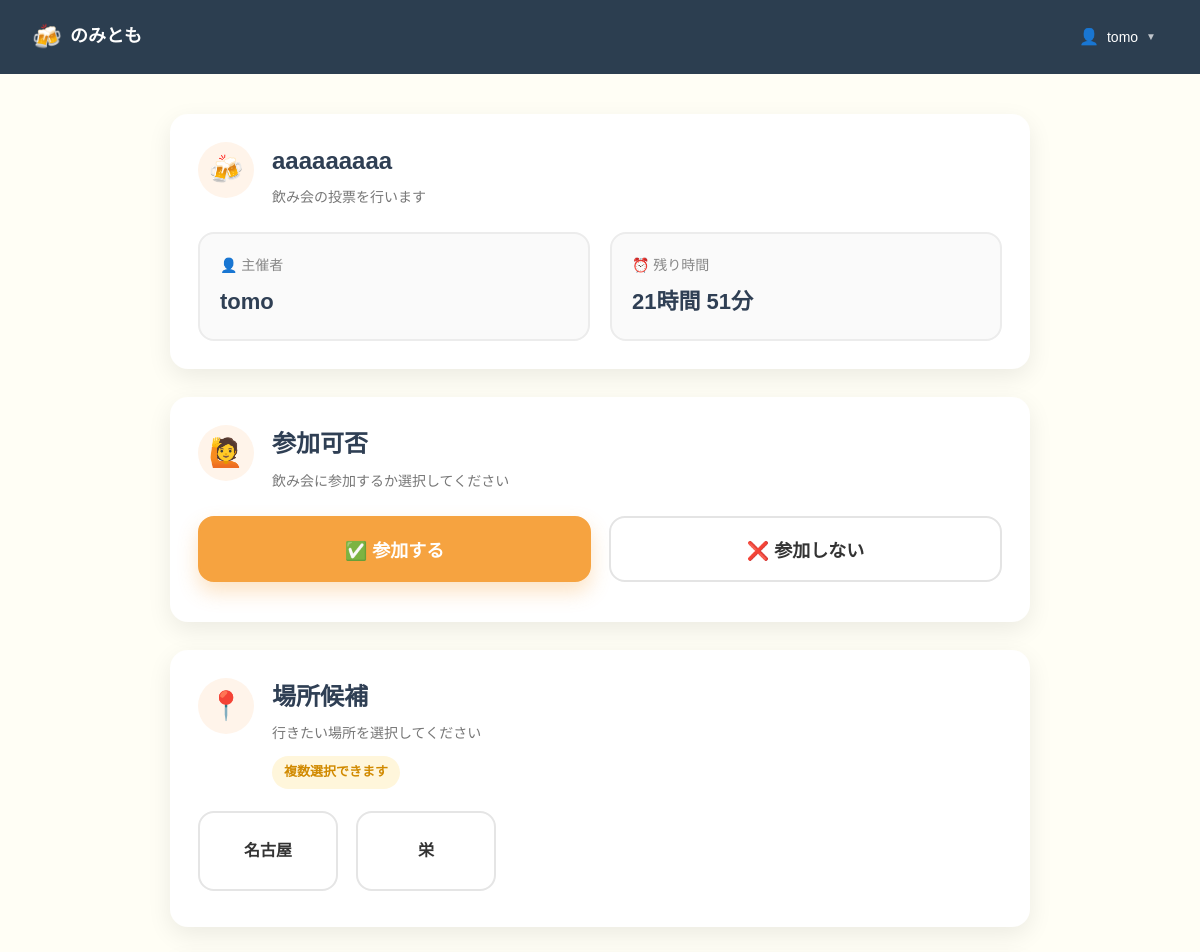
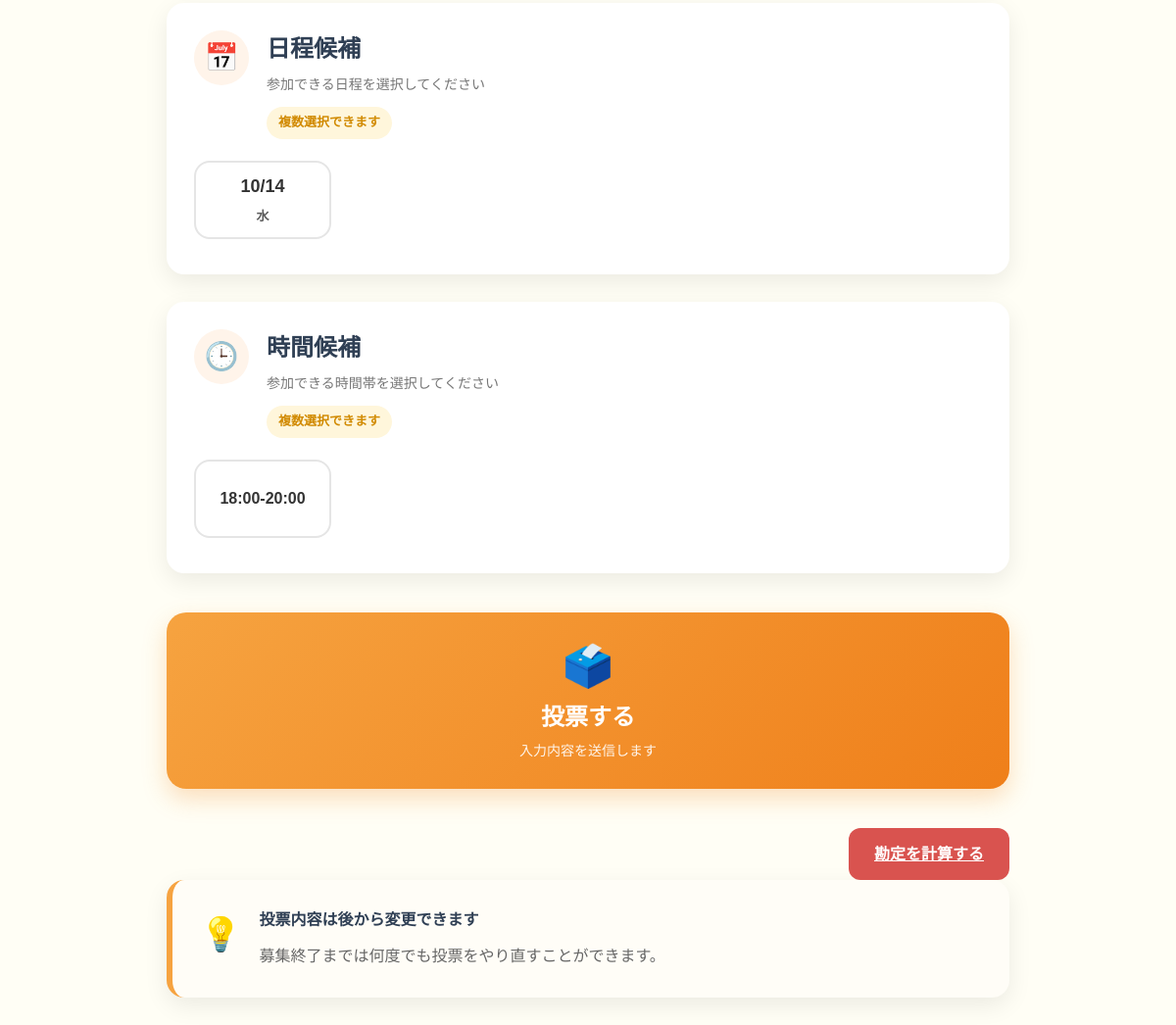
The app's page /event (signed in) with its own data (2 pictures, top to bottom).
### tables this page shows
CREATE TABLE users (
    id INTEGER PRIMARY KEY AUTOINCREMENT,
    username TEXT NOT NULL UNIQUE,
    email TEXT NOT NULL UNIQUE,
    password_hash TEXT NOT NULL,
    created_at DATETIME NOT NULL DEFAULT CURRENT_TIMESTAMP
);

CREATE TABLE events (
    id INTEGER PRIMARY KEY AUTOINCREMENT,

    title TEXT NOT NULL,

    host_user_id INTEGER NOT NULL,

    places TEXT,
    dates TEXT,
    times TEXT,

    is_active BOOLEAN NOT NULL DEFAULT 1,

    created_at DATETIME NOT NULL DEFAULT (datetime('now','localtime')),

    finished_at DATETIME,

    FOREIGN KEY(host_user_id)
        REFERENCES users(id)
);

### app.py (the view, shortened to what this page needs)
@app.route("/event", methods=["GET", "POST"])
def event():
    auto_close_event()
    if not login_required():
        return redirect(url_for("login"))
    conn = get_db()
    event = conn.execute(
        """
        SELECT
            events.*,
            users.username AS host_name
        FROM events
        JOIN users
        ON events.host_user_id = users.id
        WHERE events.is_active = 1
        ORDER BY events.id DESC
        LIMIT 1
        """
    ).fetchone()
    if event is None:
        conn.close()
        return redirect(url_for("create_event"))
    created = datetime.strptime(
        event["created_at"],
        "%Y-%m-%d %H:%M:%S"
    )
    end_time = created + timedelta(hours=24)
    remain = end_time - datetime.now()
    if remain.total_seconds() < 0:
        remain = timedelta(seconds=0)
    hours = remain.seconds // 3600
    minutes = (remain.seconds % 3600) // 60
    conn.close()
    return render_template(
    "event.html",
    username=session["username"],
    event=event,
    host_name=event["host_name"],
    remain_hours=hours,
    remain_minutes=minutes,
    places=event["places"].split(",") if event["places"] else [],
    dates=event["dates"].split(",") if event["dates"] else [],
    times=event["times"].split(",") if event["times"] else []
)

### app.py (called while the page is built, shortened)
def get_db():
    conn = sqlite3.connect(DB_NAME)
    conn.row_factory = sqlite3.Row
    return conn

def login_required():
    return "user_id" in session

def auto_close_event():
    conn = get_db()
    event = conn.execute("""
        SELECT *
        FROM events
        WHERE is_active = 1
        ORDER BY id DESC
        LIMIT 1
    """).fetchone()
    if event:
        created = datetime.strptime(
            event["created_at"],
            "%Y-%m-%d %H:%M:%S"
        )
        end_time = created + timedelta(hours=24)
    conn.close()

### templates/event.html (shortened to what this page needs)
<!DOCTYPE html>
<html lang="ja">
<head>
    <link rel="stylesheet" href="{{ url_for('static', filename='css/style.css') }}">
</head>
<body>
    <header class="header">
        <div class="header-logo">
            <span class="beer-icon">
                🍻
            </span>
            <span class="header-title">
                のみとも
            </span>
        </div>
        <div class="header-user dropdown">
            <span class="user-icon">
                👤
            </span>
            <span class="user-name">
                {{ username }}
            </span>
            <span class="dropdown-arrow">
                ▼
            </span>
        </div>
    </header>
    <main class="main-content">
        <section class="event-card">
            <div class="section-header">
                <div class="section-icon">
                    🍻
                </div>
                <div>
                    <h2 class="section-title">
                        {{ event.title }}
                    </h2>
                    <p class="section-subtitle">
                        飲み会の投票を行います
                    </p>
                </div>
            </div>
            <div class="event-info-grid">
                <div class="info-box">
                    <span class="info-label">
                        👤 主催者
                    </span>
                    <span class="info-value">
                        {{ host_name }}
                    </span>
                </div>
                <div class="info-box">
                    <span class="info-label">
                        ⏰ 残り時間
                    </span>
                    <span class="info-value">
                        {{ remain_hours }}時間
                        {{ remain_minutes }}分
                    </span>
                </div>
            </div>
        </section>
        <form method="POST" action="{{ url_for('event') }}">
            <section class="form-card">
                <div class="section-header">
                    <div class="section-icon">
                        🙋
                    </div>
                    <div>
                        <h3 class="section-title">
                            参加可否
                        </h3>
                        <p class="section-subtitle">
                            飲み会に参加するか選択してください
                        </p>
                    </div>
                </div>
                <div class="participation-buttons">
                    <button type="button" id="joinBtn" class="btn-participate active">
                        ✅ 参加する
                    </button>
                    <button type="button" id="notJoinBtn" class="btn-participate">
                        ❌ 参加しない
                    </button>
                </div>
            </section>
            <div id="voteArea">
                <section class="form-card">
                    <div class="section-header">
                        <div class="section-icon">
                            📍
                        </div>
                        <div>
                            <h3 class="section-title">
                                場所候補
                            </h3>
                            <p class="section-subtitle">
                                行きたい場所を選択してください
                            </p>
                            <span class="section-tag">
                                複数選択できます
                            </span>
                        </div>
                    </div>
                    <div class="location-grid">
                        {% for place in places %}
                        <label class="choice-card">
                            <span>
                                {{ place }}
                            </span>
                        </label>
                        {% endfor %}
                    </div>
                </section>
                <section class="form-card">
                    <div class="section-header">
                        <div class="section-icon">
                            📅
                        </div>
                        <div>
                            <h3 class="section-title">
                                日程候補
                            </h3>
                            <p class="section-subtitle">
                                参加できる日程を選択してください
                            </p>
                            <span class="section-tag">
                                複数選択できます
                            </span>
                        </div>
                    </div>
                    <div class="choice-grid">
                        {% for date in dates %}
                        <label class="choice-card">
                            <span class="date-box">
                                <div class="date-number">
                                    {{ date }}
                                </div>
                                <div class="date-week">
                                </div>
                            </span>
                        </label>
                        {% endfor %}
                    </div>
                </section>
                <section class="form-card">
                    <div class="section-header">
                        <div class="section-icon">
                            🕒
                        </div>
                        <div>
                            <h3 class="section-title">
                                時間候補
                            </h3>
                            <p class="section-subtitle">
                                参加できる時間帯を選択してください
                            </p>
                            <span class="section-tag">
                                複数選択できます
                            </span>
                        </div>
                    </div>
                    <div class="choice-grid">
                        {% for time in times %}
                        <label class="choice-card">
                            <span>
                                {{ time }}
                            </span>
                        </label>
                        {% endfor %}
                    </div>
                </section>
            </div>
            <section class="action-area">
                <button type="submit" class="btn-submit-large">
                    <span class="btn-icon">
                        🗳️
                    </span>
                    <span class="btn-title">
                        投票する
                    </span>
                    <span class="btn-subtitle">
                        入力内容を送信します
                    </span>
                </button>
            </section>
            <section class="finish-area">
                <a href="{{ url_for('event_billing', event_id=event.id) }}" class="btn-finish">
                    勘定を計算する
                </a>
            </section>
            <section class="info-card">
                <div class="info-icon">
                    💡
                </div>
                <div>
                    <h4>
                        投票内容は後から変更できます
                    </h4>
                    <p>
                        募集終了までは何度でも投票をやり直すことができます。
                    </p>
                </div>
            </section>
        </form>
    </main>
</body>
</html>

### records on screen
users: username "tomo"
events: title "aaaaaaaaa", dates "10/14", times "18:00-20:00"

### other values on screen
{{ remain_hours }} "21"
{{ place }} "名古屋" "栄"
